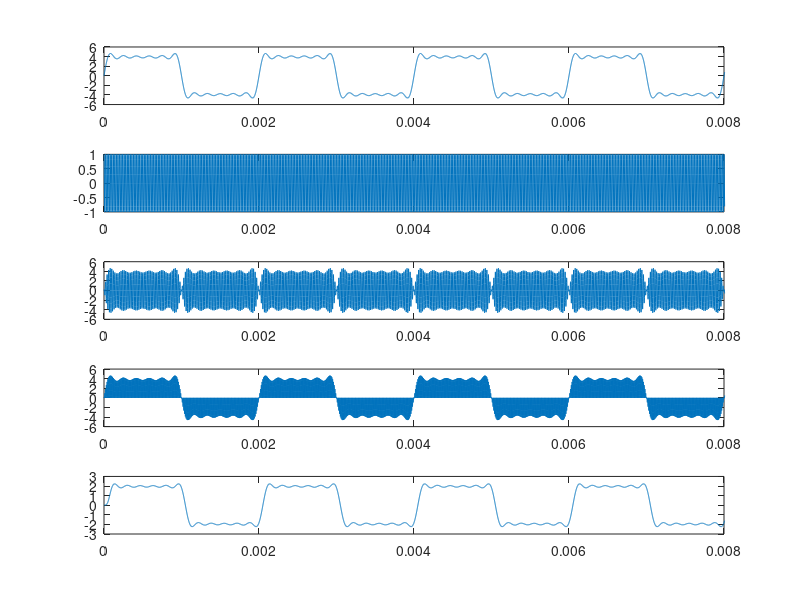
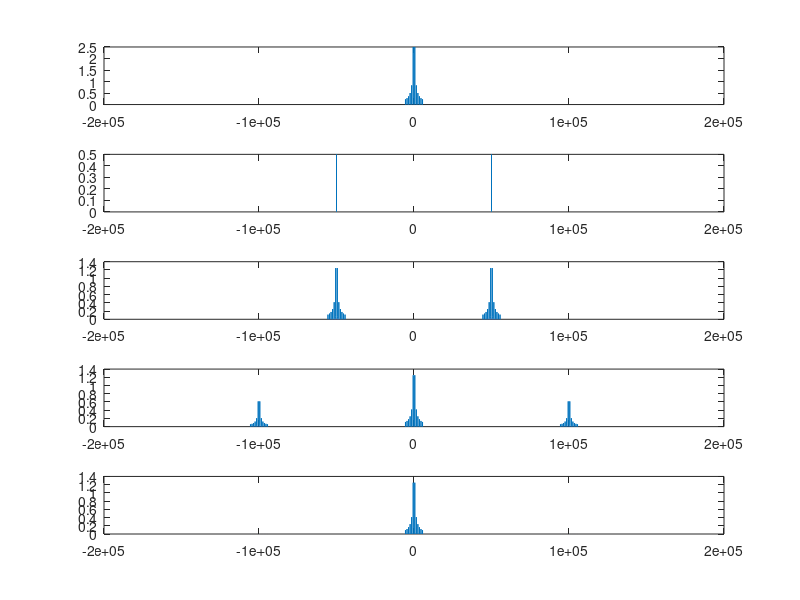

Write the MATLAB code that produced these figures, in order.
clear all
close all
clc

n = 100;
Ac = 1;
Am = 1;
fc = 50e3;
fm = 1e3;
f_cut = 7e3;
fa = 20*fc;
t = [0:1/fa:1];

c_t = Ac*cos(2*pi*fc*t);
% m_t = Am*cos(2*pi*fm*t);
m_t = 5*sin(2*pi*500*t) + 5/3*sin(2*pi*1500*t) + sin(2*pi*2500*t) + 5/7*sin(2*pi*3500*t) + 5/9*sin(2*pi*4500*t) + 5/11*sin(2*pi*5500*t);
s_t = c_t.*m_t; % sinal modulado
r_t = s_t.*c_t; % sinal demodulado
filtro_PB = fir1(n, (f_cut*2)/fa)';
info = filter(filtro_PB, 1, r_t);

figure(1)
subplot(511)
plot(t, m_t)
xlim([0 4/500])
subplot(512)
plot(t, c_t)
xlim([0 4/500])
subplot(513)
plot(t, s_t)
xlim([0 4/500])
subplot(514)
plot(t, r_t)
xlim([0 4/500])
subplot(515)
plot(t, info)
xlim([0 4/500])

f = [-fa/2:1:fa/2];
figure(2)
subplot(511)
fft_m_t = fftshift(fft(m_t)/length(m_t));
plot(f, abs(fft_m_t))
xlim([-4*fc 4*fc])
subplot(512)
fft_c_t = fftshift(fft(c_t)/length(c_t));
plot(f, abs(fft_c_t))
xlim([-4*fc 4*fc])
subplot(513)
fft_s_t = fftshift(fft(s_t)/length(s_t));
plot(f, abs(fft_s_t))
xlim([-4*fc 4*fc])
subplot(514)
fft_r_t = fftshift(fft(r_t)/length(r_t));
plot(f, abs(fft_r_t))
xlim([-4*fc 4*fc])
subplot(515)
fft_info = fftshift(fft(info)/length(info));
plot(f, abs(fft_info))
xlim([-4*fc 4*fc])
